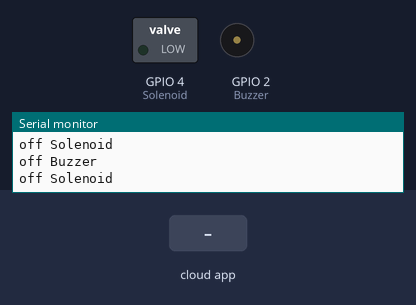
Recording of a sketch running on a simulated ESP8266 (NodeMCU). Parts: switched loads named in the sketch (green lamp = pin HIGH), buzzer (waves = sounding, pin HIGH), the last lines printed to the serial monitor. Inputs (shaded band) come from the test bench. WiFi joins after 1.5 s; servers stay silent unless stated; the Firebase database answers and starts empty.

Above: at 2.7 s.
2.8 s: the phone or cloud app sets doorlock to 1
At 3.2 s:
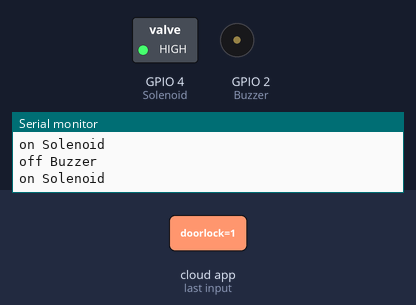
4.3 s: the phone or cloud app sets tripping to 1
At 5.1 s:
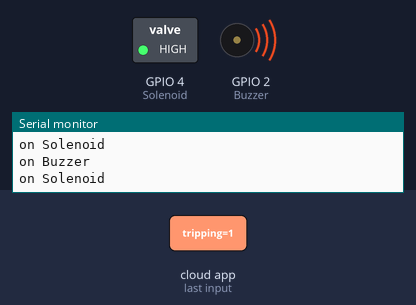
6.0 s: the phone or cloud app sets doorlock to 0
At 7.0 s:
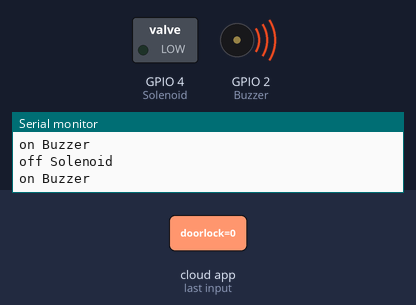
7.6 s: the phone or cloud app sets tripping to 0
At 8.9 s:
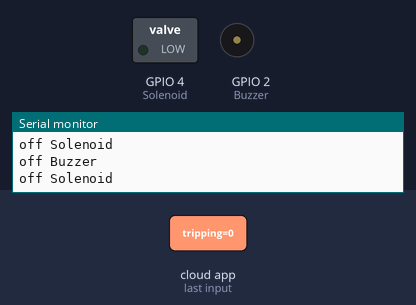
Timing chart, 0 to 10.3 s (numbered marks = the images above; inputs shaded):
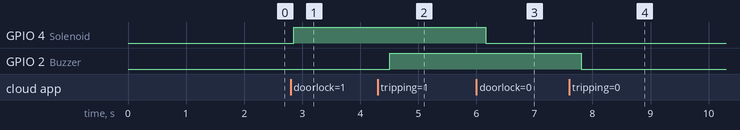

Measured:
- after the input at 2.8 s, GPIO 4 (Solenoid): LOW → HIGH after 0.05 s
- after the input at 4.3 s, GPIO 2 (Buzzer): LOW → HIGH after 0.21 s
- after the input at 6.0 s, GPIO 4 (Solenoid): HIGH → LOW after 0.16 s
- after the input at 7.6 s, GPIO 2 (Buzzer): HIGH → LOW after 0.21 s

The sketch:

multi_toggle_button_web.ino
```cpp
//https://github.com/mobizt/Firebase-ESP8266
//#include <Adafruit_NeoPixel.h>

#if defined(ESP32)
#include <FirebaseESP32.h>
#include <WiFi.h>
#elif defined(ESP8266)
#include <ESP8266WiFi.h>
#include <FirebaseESP8266.h>
#endif

#define WIFI_SSID "Mekki" // your wifi SSID
#define WIFI_PASSWORD "25733004A" //your wifi PASSWORD

#define Solenoid 4
#define Buzzer 2
//#define FLASH 4
//#define LedPin 16         // pin d0 as toggle pin
//#define NUM_PIXELS 8      //number of rgb led
//#define PIN_PIXELS 14     //pin d5 as neopixel input
#define FIREBASE_HOST "safe-home-4e6a1-default-rtdb.firebaseio.com/" // change here
#define FIREBASE_AUTH "UQ4VoO9Z18UJukg1dJMAtDktCksrAqWCGV3zcybD"// change here
FirebaseData firebaseData;

//Adafruit_NeoPixel pixels = Adafruit_NeoPixel(NUM_PIXELS, PIN_PIXELS, NEO_GRB + NEO_KHZ800);
void setup ()
{
  pinMode(Solenoid, OUTPUT);
  pinMode(Buzzer, OUTPUT);
//  pinMode(27, OUTPUT);
//  pixels.begin();
  Serial.begin(9600);
  // connect to wifi.
  WiFi.begin(WIFI_SSID, WIFI_PASSWORD);
  Serial.print("connecting");
  while (WiFi.status() != WL_CONNECTED) {
    Serial.print(".");
    delay(500);
  }
  Serial.println();
  Serial.print("connected: ") ;
  Serial.println(WiFi.localIP());
  Firebase.begin(FIREBASE_HOST, FIREBASE_AUTH);
  Firebase.reconnectWiFi(true);
}
void loop ()
{
  /*
  if(Firebase.getString(firebaseData, "/Led3Status"))
  {
    String ledstatus = firebaseData.stringData();
    if(ledstatus.toInt() == 1){
      Serial.println("on3");
//        pixels.setPixelColor(2, pixels.Color(0, 1, 1));  // #21ecf3 color cyan
//        pixels.show();
    }
    else {
      Serial.println("off3");
//        pixels.setPixelColor(2, pixels.Color(0, 0, 0)); // turn off neopixel
//        pixels.show();
    }
  }
  else{
    Serial.print("Error in getInt, ");
    Serial.println(firebaseData.errorReason());
  } */
  if(Firebase.getString(firebaseData, "settings/test/doorlock")){
    String ledstatus1 = firebaseData.stringData();
    if(ledstatus1.toInt() == 1){
      Serial.println("on Solenoid");
        digitalWrite(Solenoid, HIGH);
    }
    else {
      Serial.println("off Solenoid");
       digitalWrite(Solenoid, LOW);
    }
  }
  if(Firebase.getString(firebaseData, "settings/test/tripping")){
    String ledstatus1 = firebaseData.stringData();
    if(ledstatus1.toInt() == 1){
      Serial.println("on Buzzer");
        digitalWrite(Buzzer, HIGH);
    }
    else {
      Serial.println("off Buzzer");
       digitalWrite(Buzzer, LOW);
    }
  }
  else{
    Serial.print("Error in getInt, ");
    Serial.println(firebaseData.errorReason());
  } /*
  if(Firebase.getString(firebaseData, "/Led2Status")){
    String ledstatus2 = firebaseData.stringData();
    if(ledstatus2.toInt() == 1){
      Serial.println("on2");
//        pixels.setPixelColor(1, pixels.Color(1, 0, 1));  // #f3219c color pink
//        pixels.show();
    }
    else {
      Serial.println("off2");
//        pixels.setPixelColor(1, pixels.Color(0, 0, 0)); // turn off neopixel
//        pixels.show();
    }
  }
  else{
    Serial.print("Error in getInt, ");
    Serial.println(firebaseData.errorReason());
  }
  if(Firebase.getString(firebaseData, "/Led4Status")){
    String ledstatus3 = firebaseData.stringData();
    if(ledstatus3.toInt() == 1){
      Serial.println("on4");
//        pixels.setPixelColor(3, pixels.Color(0, 1, 0));  // #a3f321 color
//        pixels.show();
    }
    else {
      Serial.println("off4");
//        pixels.setPixelColor(3, pixels.Color(0, 0, 0)); // turn off neopixel
//        pixels.show();
    }
  }
  else{
    Serial.print("Error in getInt, ");
    Serial.println(firebaseData.errorReason());
  } */
//  digitalWrite(27, HIGH);
//  delay(1000);
//  digitalWrite(27, LOW);
}
```
